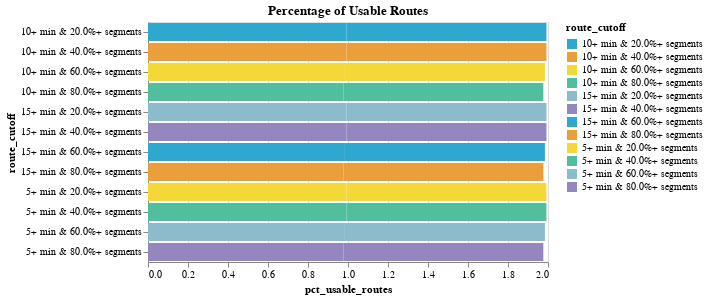

This figure's notebook cell:
### Code cell
alt.Chart(empty_df).mark_bar().encode(
    x='pct_usable_routes',
    y='route_cutoff',
    color=alt.Color(
            "route_cutoff:N", 
        scale=alt.Scale(range=cp.CALITP_CATEGORY_BRIGHT_COLORS)),
        tooltip=[
            "total_routes",
            "route_cutoff",
            "Total Routes in Category",
            "pct_usable_routes",
        ]
).properties(title=f"Percentage of Usable Routes")

### Figure 1 — Vega-Lite specification as saved in the notebook (floating-point values rounded to 4 significant figures)
{"config": {"view": {"continuousWidth": 400, "continuousHeight": 300}}, "data": {"name": "data-43db13d098a2c05cb9cfeb26a8159a31"}, "mark": "bar", "encoding": {"color": {"field": "route_cutoff", "scale": {"range": ["#2EA8CE", "#EB9F3C", "#F4D837", "#51BF9D", "#8CBCCB", "#9487C0"]}, "type": "nominal"}, "tooltip": [{"field": "total_routes", "type": "quantitative"}, {"field": "route_cutoff", "type": "nominal"}, {"field": "Total Routes in Category", "type": "quantitative"}, {"field": "pct_usable_routes", "type": "quantitative"}], "x": {"field": "pct_usable_routes", "type": "quantitative"}, "y": {"field": "route_cutoff", "type": "nominal"}}, "title": "Percentage of Usable Routes", "$schema": "https://vega.github.io/schema/vega-lite/v4.17.0.json", "datasets": {"data-43db13d098a2c05cb9cfeb26a8159a31": [{"index": "route_id", "Total Routes in Category": 128, "time_cutoff": 5, "segment_cutoff": 0.2, "name": "Bay Area 511 AC Transit Schedule", "route_cutoff": "5+ min & 20.0%+ segments", "total_routes": 129, "pct_usable_routes": 0.9922}, {"index": "route_id", "Total Routes in Category": 128, "time_cutoff": 5, "segment_cutoff": 0.4, "name": "Bay Area 511 AC Transit Schedule", "route_cutoff": "5+ min & 40.0%+ segments", "total_routes": 129, "pct_usable_routes": 0.9922}, {"index": "route_id", "Total Routes in Category": 127, "time_cutoff": 5, "segment_cutoff": 0.6, "name": "Bay Area 511 AC Transit Schedule", "route_cutoff": "5+ min & 60.0%+ segments", "total_routes": 129, "pct_usable_routes": 0.9845}, {"index": "route_id", "Total Routes in Category": 126, "time_cutoff": 5, "segment_cutoff": 0.8, "name": "Bay Area 511 AC Transit Schedule", "route_cutoff": "5+ min & 80.0%+ segments", "total_routes": 129, "pct_usable_routes": 0.9767}, {"index": "route_id", "Total Routes in Category": 128, "time_cutoff": 10, "segment_cutoff": 0.2, "name": "Bay Area 511 AC Transit Schedule", "route_cutoff": "10+ min & 20.0%+ segments", "total_routes": 129, "pct_usable_routes": 0.9922}, {"index": "route_id", "Total Routes in Category": 128, "time_cutoff": 10, "segment_cutoff": 0.4, "name": "Bay Area 511 AC Transit Schedule", "route_cutoff": "10+ min & 40.0%+ segments", "total_routes": 129, "pct_usable_routes": 0.9922}, {"index": "route_id", "Total Routes in Category": 127, "time_cutoff": 10, "segment_cutoff": 0.6, "name": "Bay Area 511 AC Transit Schedule", "route_cutoff": "10+ min & 60.0%+ segments", "total_routes": 129, "pct_usable_routes": 0.9845}, {"index": "route_id", "Total Routes in Category": 126, "time_cutoff": 10, "segment_cutoff": 0.8, "name": "Bay Area 511 AC Transit Schedule", "route_cutoff": "10+ min & 80.0%+ segments", "total_routes": 129, "pct_usable_routes": 0.9767}, {"index": "route_id", "Total Routes in Category": 128, "time_cutoff": 15, "segment_cutoff": 0.2, "name": "Bay Area 511 AC Transit Schedule", "route_cutoff": "15+ min & 20.0%+ segments", "total_routes": 129, "pct_usable_routes": 0.9922}, {"index": "route_id", "Total Routes in Category": 128, "time_cutoff": 15, "segment_cutoff": 0.4, "name": "Bay Area 511 AC Transit Schedule", "route_cutoff": "15+ min & 40.0%+ segments", "total_routes": 129, "pct_usable_routes": 0.9922}, {"index": "route_id", "Total Routes in Category": 127, "time_cutoff": 15, "segment_cutoff": 0.6, "name": "Bay Area 511 AC Transit Schedule", "route_cutoff": "15+ min & 60.0%+ segments", "total_routes": 129, "pct_usable_routes": 0.9845}, {"index": "route_id", "Total Routes in Category": 126, "time_cutoff": 15, "segment_cutoff": 0.8, "name": "Bay Area 511 AC Transit Schedule", "route_cutoff": "15+ min & 80.0%+ segments", "total_routes": 129, "pct_usable_routes": 0.9767}, {"index": "route_id", "Total Routes in Category": 18, "time_cutoff": 5, "segment_cutoff": 0.2, "name": "Big Blue Bus Schedule", "route_cutoff": "5+ min & 20.0%+ segments", "total_routes": 18, "pct_usable_routes": 1.0}, {"index": "route_id", "Total Routes in Category": 18, "time_cutoff": 5, "segment_cutoff": 0.4, "name": "Big Blue Bus Schedule", "route_cutoff": "5+ min & 40.0%+ segments", "total_routes": 18, "pct_usable_routes": 1.0}, {"index": "route_id", "Total Routes in Category": 18, "time_cutoff": 5, "segment_cutoff": 0.6, "name": "Big Blue Bus Schedule", "route_cutoff": "5+ min & 60.0%+ segments", "total_routes": 18, "pct_usable_routes": 1.0}, {"index": "route_id", "Total Routes in Category": 18, "time_cutoff": 5, "segment_cutoff": 0.8, "name": "Big Blue Bus Schedule", "route_cutoff": "5+ min & 80.0%+ segments", "total_routes": 18, "pct_usable_routes": 1.0}, {"index": "route_id", "Total Routes in Category": 18, "time_cutoff": 10, "segment_cutoff": 0.2, "name": "Big Blue Bus Schedule", "route_cutoff": "10+ min & 20.0%+ segments", "total_routes": 18, "pct_usable_routes": 1.0}, {"index": "route_id", "Total Routes in Category": 18, "time_cutoff": 10, "segment_cutoff": 0.4, "name": "Big Blue Bus Schedule", "route_cutoff": "10+ min & 40.0%+ segments", "total_routes": 18, "pct_usable_routes": 1.0}, {"index": "route_id", "Total Routes in Category": 18, "time_cutoff": 10, "segment_cutoff": 0.6, "name": "Big Blue Bus Schedule", "route_cutoff": "10+ min & 60.0%+ segments", "total_routes": 18, "pct_usable_routes": 1.0}, {"index": "route_id", "Total Routes in Category": 18, "time_cutoff": 10, "segment_cutoff": 0.8, "name": "Big Blue Bus Schedule", "route_cutoff": "10+ min & 80.0%+ segments", "total_routes": 18, "pct_usable_routes": 1.0}, {"index": "route_id", "Total Routes in Category": 18, "time_cutoff": 15, "segment_cutoff": 0.2, "name": "Big Blue Bus Schedule", "route_cutoff": "15+ min & 20.0%+ segments", "total_routes": 18, "pct_usable_routes": 1.0}, {"index": "route_id", "Total Routes in Category": 18, "time_cutoff": 15, "segment_cutoff": 0.4, "name": "Big Blue Bus Schedule", "route_cutoff": "15+ min & 40.0%+ segments", "total_routes": 18, "pct_usable_routes": 1.0}, {"index": "route_id", "Total Routes in Category": 18, "time_cutoff": 15, "segment_cutoff": 0.6, "name": "Big Blue Bus Schedule", "route_cutoff": "15+ min & 60.0%+ segments", "total_routes": 18, "pct_usable_routes": 1.0}, {"index": "route_id", "Total Routes in Category": 18, "time_cutoff": 15, "segment_cutoff": 0.8, "name": "Big Blue Bus Schedule", "route_cutoff": "15+ min & 80.0%+ segments", "total_routes": 18, "pct_usable_routes": 1.0}]}}
